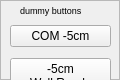
  <widget class="QFrame" name="DUMMIES_FRAME">
   <property name="geometry">
    <rect>
     <x>630</x>
     <y>730</y>
     <width>120</width>
     <height>80</height>
    </rect>
   </property>
   <property name="frameShape">
    <enum>QFrame::StyledPanel</enum>
   </property>
   <property name="frameShadow">
    <enum>QFrame::Raised</enum>
   </property>
   <widget class="QLabel" name="label_13">
    <property name="geometry">
     <rect>
      <x>20</x>
      <y>0</y>
      <width>71</width>
      <height>20</height>
     </rect>
    </property>
    <property name="font">
     <font>
      <pointsize>7</pointsize>
     </font>
    </property>
    <property name="text">
     <string>dummy buttons</string>
    </property>
   </widget>
   <widget class="QPushButton" name="pushButton_2">
    <property name="geometry">
     <rect>
      <x>40</x>
      <y>110</y>
      <width>89</width>
      <height>22</height>
     </rect>
    </property>
    <property name="text">
     <string>Sitdown</string>
    </property>
   </widget>
   <widget class="QPushButton" name="pushButton_3">
    <property name="geometry">
     <rect>
      <x>20</x>
      <y>80</y>
      <width>80</width>
      <height>22</height>
     </rect>
    </property>
    <property name="text">
     <string>Hand Pitch</string>
    </property>
   </widget>
   <widget class="QPushButton" name="PB_StandUP2">
    <property name="geometry">
     <rect>
      <x>30</x>
      <y>110</y>
      <width>89</width>
      <height>22</height>
     </rect>
    </property>
    <property name="text">
     <string>Stand up</string>
    </property>
   </widget>
   <widget class="QPushButton" name="PB_PutOnTable">
    <property name="geometry">
     <rect>
      <x>20</x>
      <y>110</y>
      <width>89</width>
      <height>22</height>
     </rect>
    </property>
    <property name="text">
     <string>Put on Table</string>
    </property>
   </widget>
   <widget class="QWidget" name="verticalLayoutWidget_5">
    <property name="geometry">
     <rect>
      <x>10</x>
      <y>20</y>
      <width>101</width>
      <height>178</height>
     </rect>
    </property>
    <layout class="QVBoxLayout" name="verticalLayout_5">
     <item>
      <widget class="QPushButton" name="PB_COMBack">
       <property name="text">
        <string>COM -5cm</string>
       </property>
      </widget>
     </item>
     <item>
      <widget class="QPushButton" name="PB_COMBackWalkReady">
       <property name="text">
        <string>-5cm
WalkReady</string>
       </property>
      </widget>
     </item>
     <item>
      <widget class="QPushButton" name="PB_PutBox">
       <property name="text">
        <string>PUT BOX</string>
       </property>
      </widget>
     </item>
     <item>
      <widget class="QPushButton" name="PB_LiftBox">
       <property name="text">
        <string>LIFT BOX</string>
       </property>
      </widget>
     </item>
     <item>
      <widget class="QPushButton" name="PB_ApproachCart">
       <property name="text">
        <string>Approach Cart</string>
       </property>
      </widget>
     </item>
    </layout>
   </widget>
  </widget>
